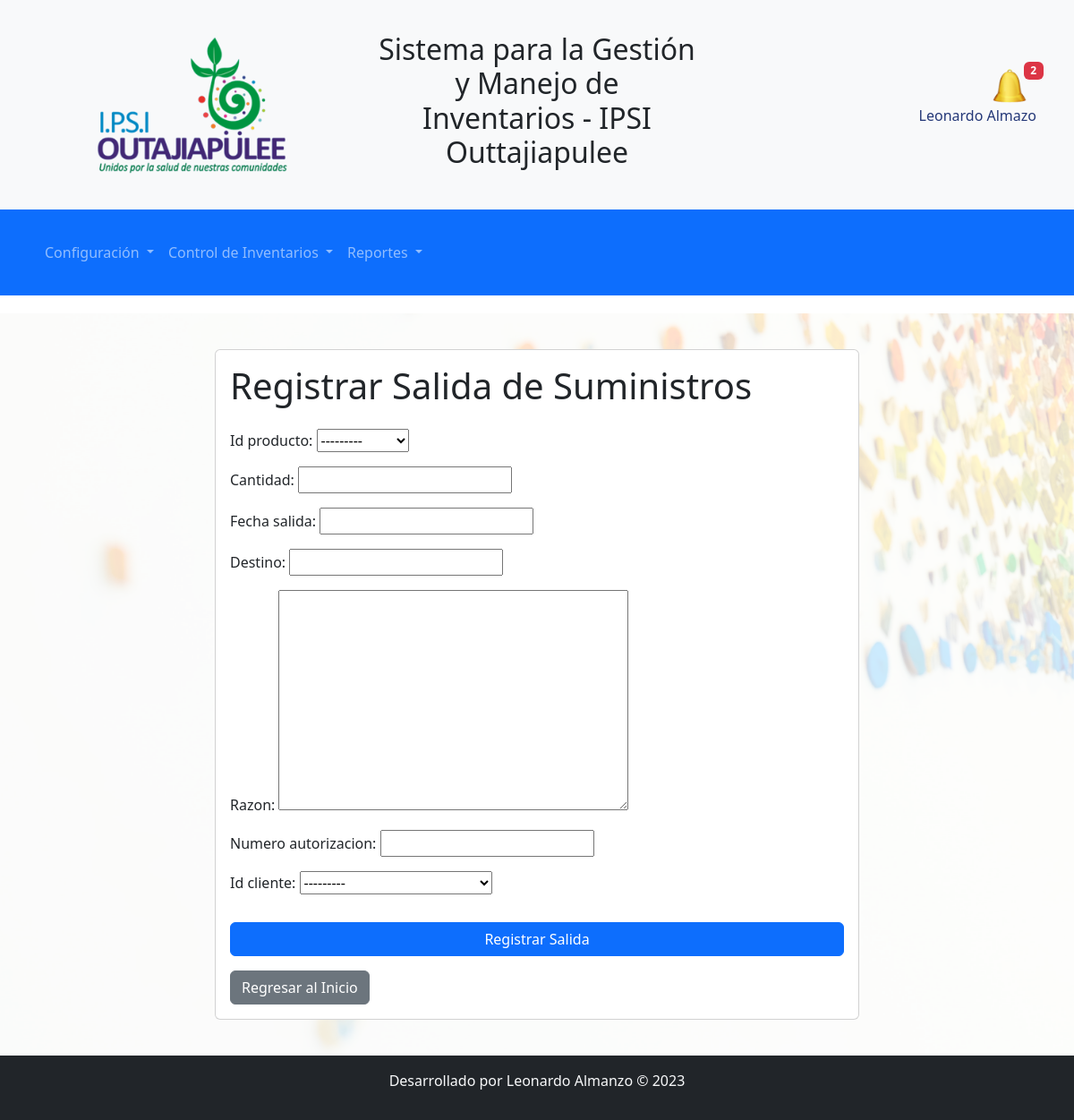
Screenshot of /accounts/registrar-salida/ (signed in) with the database file from the repository.
### sistema_registro/models.py (models this page shows)
class Usuario(AbstractUser):
    estado = models.BooleanField(default=True)

### control_inventarios/models.py (models this page shows)
class Cliente(models.Model):
    TIPOCLIENTES = (
        ('Interno', 'Interno'),
        ('Externo', 'Externo'),
    )
    id_cliente = models.CharField(primary_key=True, max_length=13, unique=True)
    nombre = models.CharField(max_length=255)
    direccion = models.CharField(max_length=255)
    telefono = models.CharField(max_length=20)
    tipo_cliente = models.CharField(max_length=255, choices=TIPOCLIENTES)
    entidad_salud = models.ForeignKey(EntidadSalud, on_delete=models.SET_NULL, blank=True, null=True)  # Relación con entidad de salud
    def __str__(self):
        return self.nombre

### control_inventarios/views.py (the view)
# urls.py: path('registrar-salida/', views.registrar_salida, name='registrar_salida'),
def registrar_salida(request):
    if request.method == 'POST':
        form = SalidaSuministroForm(request.POST)
        if form.is_valid():
            salida = form.save()
            producto = salida.id_producto
            cantidad_salida = salida.cantidad
            producto.CantidadStock -= cantidad_salida
            producto.save()
            return redirect('salida_exitosa')
    else:
        form = SalidaSuministroForm()
    return render(request, 'registrar_salida.html', {'form': form})

### control_inventarios/forms.py (shortened to what this page needs)
class SalidaSuministroForm(forms.ModelForm):
    class Meta:
        model = SalidaSuministro
        fields = ['id_producto', 'cantidad', 'fecha_salida', 'destino', 'razon', 'numero_autorizacion', 'id_cliente']

### control_inventarios/models.py (called while the page is built)
    def __str__(self):
        return self.NombreProducto

### control_inventarios/templates/registrar_salida.html (shortened to what this page needs)
{% extends "base.html" %}
{% block content %}
<div class="container">
    <div class="row justify-content-center">
        <div class="col-md-8">
            <div class="card">
                <div class="card-body">
                    <h1 class="card-title mb-4">Registrar Salida de Suministros</h1>
                    <form method="post">
                        {{ form.as_p }}
                        <button type="submit" class="btn btn-primary">Registrar Salida</button>
                        <a href="{% url 'index' %}" class="btn btn-secondary mt-3">Regresar al Inicio</a>
                    </form>
                </div>
            </div>
        </div>
    </div>
</div>
{% endblock %}

### sistema_registro/templates/base.html (shortened to what this page needs)
<!DOCTYPE html>
<html lang="es">
<head>
    {% load static %}
    <link rel="stylesheet" type="text/css" href="{% static 'css/styles.css' %}">
    <link rel="stylesheet" type="text/css" href="{% static 'css/notificaciones.css' %}">
    <link href="https://cdn.jsdelivr.net/npm/bootstrap@5.3.2/dist/css/bootstrap.min.css" rel="stylesheet">
</head>
<body>
<header class="header-container bg-light py-3">
    <div class="container">
        <div class="row align-items-center">
            <div class="col-lg-4 col-md-4 col-sm-12">
                <img src="{% static 'img/logo.png' %}" alt="Logo de IPSI" class="logo">
            </div>
            <div class="col-lg-4 col-md-4 col-sm-12 text-center">
                <h2 class="text-dark">Sistema para la Gestión y Manejo de Inventarios - IPSI Outtajiapulee</h2>
            </div>
            {% block notificaciones %}
            <div class="col-lg-4 col-md-4 col-sm-12 text-end">
                <div class="notification-section">
                    <div class="notification-icon" id="notification-icon">
                        <span class="badge bg-danger" id="notification-count">0</span>
                        <img src="{% static 'img/notifications.ico' %}" alt="Notificaciones" width="40px">
                    </div>
                    {% if request.user.is_authenticated %}
                        <p>{{ request.user.first_name }} {{ request.user.last_name }}</p>
                    {% endif %}
                </div>
            </div>
            {% endblock %}
        </div>
    </div>
</header>
{% block navbar %}
<nav class="navbar navbar-expand-lg navbar-dark bg-primary">
    <div class="container">
        <div class="collapse navbar-collapse" id="navbarNav">
            <ul class="navbar-nav">
                <li class="nav-item dropdown">
                    <a class="nav-link dropdown-toggle" href="#" id="menuConfiguracion" role="button" data-bs-toggle="dropdown" aria-haspopup="true" aria-expanded="false">
                        Configuración
                    </a>
                </li>
                <li class="nav-item dropdown">
                    <a class="nav-link dropdown-toggle" href="#" id="menuControlInventarios" role="button" data-bs-toggle="dropdown" aria-haspopup="true" aria-expanded="false">
                        Control de Inventarios
                    </a>
                </li>
                <li class="nav-item dropdown">
                    <a class="nav-link dropdown-toggle" href="#" id="menuReportes" role="button" data-bs-toggle="dropdown" aria-haspopup="true" aria-expanded="false">
                        Reportes
                    </a>
                </li>
            </ul>
        </div>
    </div>
</nav>
{% endblock %}
<main>
    <div class="container">
        {% block content %}
        {% endblock %}
    </div>
</main>
<footer class="bg-dark text-light text-center py-3">
    <p>Desarrollado por Leonardo Almanzo &copy; 2023</p>
</footer>
</body>
</html>

### static/css/styles.css (style rules this page uses)
body { font-family: 'Roboto', sans-serif; background-color: #f8f9fa; }
.container { max-width: 100%; margin: 0 auto; padding: 20px; }
.btn { background-color: #2D82B6; color: #ffffff; border: none; padding: 10px 20px; cursor: pointer; }
header { background-color: #C4C554; color: #243878; padding: 20px 0; display: flex; justify-content: space-between; align-items: center; }
header h2 { text-align: center; }
header .container { text-align: center; }
header img { margin-right: 10px; }
.navbar { margin-bottom: 20px; }
footer { background-color: #4C3850; color: #fff; padding: 10px 0; text-align: center; }
.logo { max-width: 60%; height: auto; }
main { position: relative; }
main::before { content: ""; background-image: url('../../static/img/fondo1.jpg'); background-size: cover; background-position: center center; background-attachment: fixed; opacity: 0.2; position: absolute; top: 0; left: 0; width: 100%; height: 100%; z-index: -1; }
form button { width: 100%; padding: 10px; margin-top: 15px; }
main { display: flex; justify-content: center; align-items: center; height: auto; }

### static/css/notificaciones.css (style rules this page uses)
.notification-section { position: relative; }
.notification-icon { position: relative; cursor: pointer; }
.badge { position: absolute; top: -8px; right: -8px; background-color: red; color: white; border-radius: 50%; padding: 5px 8px; }

### rows the page displays
Usuario: user.first_name "Leonardo", user.last_name "Almazo"
Cliente: id_cliente "---------"
